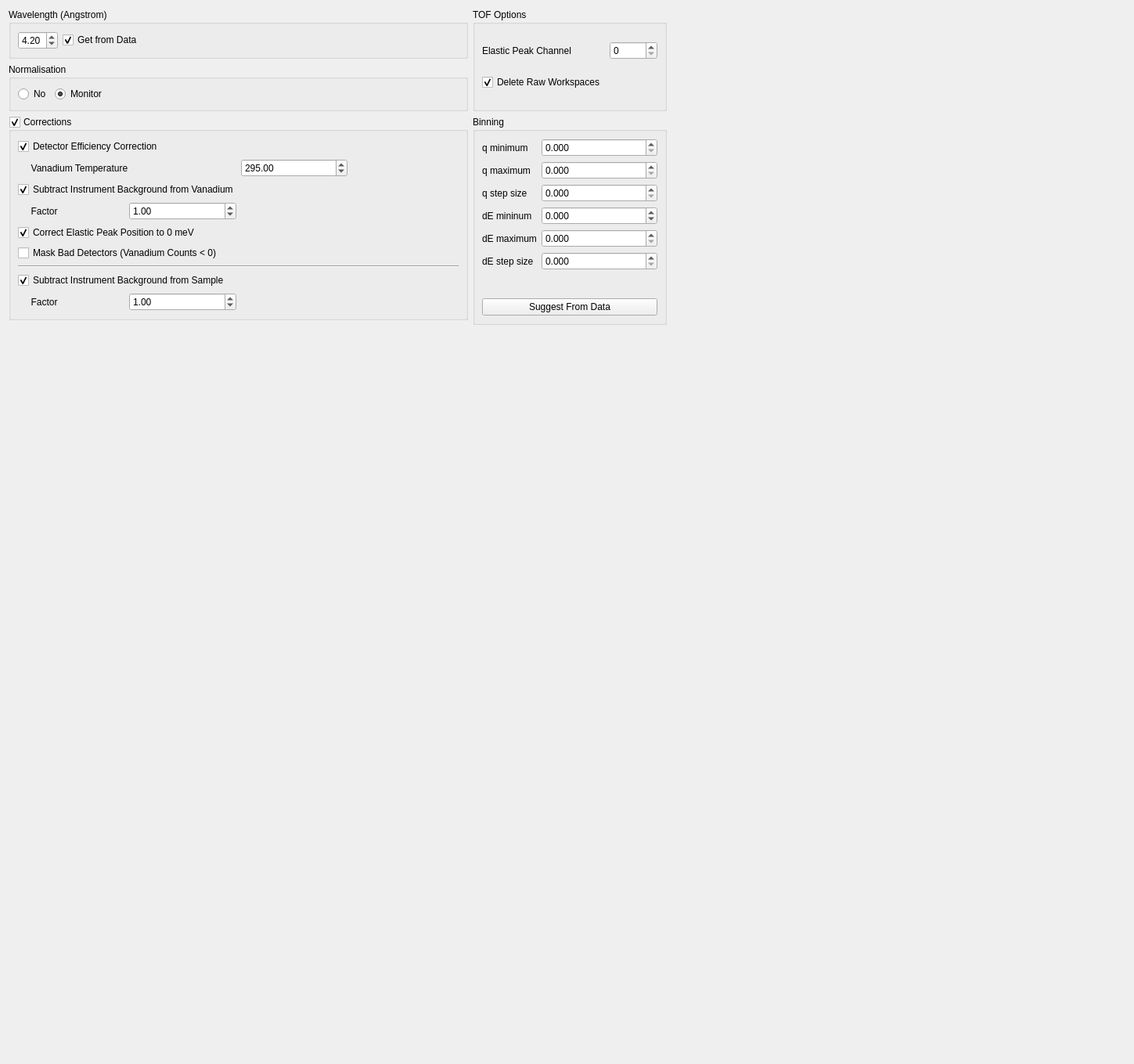
<?xml version="1.0" encoding="UTF-8"?>
<ui version="4.0">
 <class>Form</class>
 <widget class="QWidget" name="Form">
  <property name="geometry">
   <rect>
    <x>0</x>
    <y>0</y>
    <width>1449</width>
    <height>1359</height>
   </rect>
  </property>
  <property name="windowTitle">
   <string>Form</string>
  </property>
  <layout class="QGridLayout" name="gridLayout">
   <item row="10" column="0">
    <spacer name="verticalSpacer">
     <property name="orientation">
      <enum>Qt::Vertical</enum>
     </property>
     <property name="sizeHint" stdset="0">
      <size>
       <width>20</width>
       <height>40</height>
      </size>
     </property>
    </spacer>
   </item>
   <item row="5" column="2">
    <spacer name="horizontalSpacer">
     <property name="orientation">
      <enum>Qt::Horizontal</enum>
     </property>
     <property name="sizeHint" stdset="0">
      <size>
       <width>40</width>
       <height>20</height>
      </size>
     </property>
    </spacer>
   </item>
   <item row="0" column="0">
    <widget class="QGroupBox" name="groupBox">
     <property name="title">
      <string>Wavelength (Angstrom)</string>
     </property>
     <layout class="QHBoxLayout" name="horizontalLayout">
      <item>
       <widget class="QDoubleSpinBox" name="dSB_wavelength">
        <property name="maximum">
         <double>9.000000000000000</double>
        </property>
        <property name="singleStep">
         <double>0.100000000000000</double>
        </property>
        <property name="value">
         <double>4.200000000000000</double>
        </property>
       </widget>
      </item>
      <item>
       <widget class="QCheckBox" name="cB_get_wavelength">
        <property name="text">
         <string>Get from Data</string>
        </property>
        <property name="checked">
         <bool>true</bool>
        </property>
       </widget>
      </item>
      <item>
       <spacer name="horizontalSpacer_3">
        <property name="orientation">
         <enum>Qt::Horizontal</enum>
        </property>
        <property name="sizeHint" stdset="0">
         <size>
          <width>40</width>
          <height>20</height>
         </size>
        </property>
       </spacer>
      </item>
     </layout>
    </widget>
   </item>
   <item row="1" column="0">
    <widget class="QGroupBox" name="gB_normalisation_2">
     <property name="title">
      <string>Normalisation</string>
     </property>
     <layout class="QHBoxLayout" name="horizontalLayout_6">
      <item>
       <widget class="QRadioButton" name="rB_norm_no">
        <property name="text">
         <string>No</string>
        </property>
        <property name="checked">
         <bool>false</bool>
        </property>
       </widget>
      </item>
      <item>
       <widget class="QRadioButton" name="rB_norm_monitor">
        <property name="text">
         <string>Monitor</string>
        </property>
        <property name="checked">
         <bool>true</bool>
        </property>
       </widget>
      </item>
      <item>
       <spacer name="horizontalSpacer_6">
        <property name="orientation">
         <enum>Qt::Horizontal</enum>
        </property>
        <property name="sizeHint" stdset="0">
         <size>
          <width>40</width>
          <height>20</height>
         </size>
        </property>
       </spacer>
      </item>
     </layout>
    </widget>
   </item>
   <item row="0" column="1" rowspan="2">
    <widget class="QGroupBox" name="gB_tof_options">
     <property name="title">
      <string>TOF Options</string>
     </property>
     <layout class="QGridLayout" name="gridLayout_2">
      <item row="0" column="0">
       <widget class="QLabel" name="l_epp_corr">
        <property name="text">
         <string>Elastic Peak Channel</string>
        </property>
       </widget>
      </item>
      <item row="1" column="0">
       <widget class="QCheckBox" name="cB_delete_raw">
        <property name="text">
         <string>Delete Raw Workspaces</string>
        </property>
        <property name="checked">
         <bool>true</bool>
        </property>
       </widget>
      </item>
      <item row="0" column="1">
       <widget class="QSpinBox" name="SB_epp_channel">
        <property name="maximum">
         <number>10000</number>
        </property>
       </widget>
      </item>
     </layout>
    </widget>
   </item>
   <item row="3" column="0" rowspan="3">
    <widget class="QGroupBox" name="gB_corrections">
     <property name="title">
      <string>Corrections</string>
     </property>
     <property name="checkable">
      <bool>true</bool>
     </property>
     <property name="checked">
      <bool>true</bool>
     </property>
     <layout class="QGridLayout" name="gridLayout_5">
      <item row="13" column="0" colspan="3">
       <widget class="QCheckBox" name="cB_correct_elastic_peak_position">
        <property name="text">
         <string>Correct Elastic Peak Position to 0 meV</string>
        </property>
        <property name="checked">
         <bool>true</bool>
        </property>
       </widget>
      </item>
      <item row="11" column="1">
       <widget class="QDoubleSpinBox" name="dSB_vana_back_factor">
        <property name="maximum">
         <double>10.000000000000000</double>
        </property>
        <property name="singleStep">
         <double>0.100000000000000</double>
        </property>
        <property name="value">
         <double>1.000000000000000</double>
        </property>
       </widget>
      </item>
      <item row="0" column="0" colspan="4">
       <widget class="QCheckBox" name="cB_det_efficiency">
        <property name="text">
         <string>Detector Efficiency Correction</string>
        </property>
        <property name="checked">
         <bool>true</bool>
        </property>
       </widget>
      </item>
      <item row="1" column="2">
       <widget class="QDoubleSpinBox" name="dSB_vanadium_temperature">
        <property name="maximum">
         <double>999.000000000000000</double>
        </property>
        <property name="value">
         <double>295.000000000000000</double>
        </property>
       </widget>
      </item>
      <item row="10" column="0" colspan="4">
       <widget class="QCheckBox" name="cB_substract_vana_back">
        <property name="text">
         <string>Subtract Instrument Background from Vanadium</string>
        </property>
        <property name="checked">
         <bool>true</bool>
        </property>
       </widget>
      </item>
      <item row="16" column="0" colspan="4">
       <widget class="QCheckBox" name="cB_substract_sample_back">
        <property name="text">
         <string>Subtract Instrument Background from Sample</string>
        </property>
        <property name="checked">
         <bool>true</bool>
        </property>
       </widget>
      </item>
      <item row="1" column="0" colspan="2">
       <widget class="QLabel" name="l_vanadium_temperature">
        <property name="text">
         <string>     Vanadium Temperature</string>
        </property>
       </widget>
      </item>
      <item row="14" column="0" colspan="4">
       <widget class="QCheckBox" name="cB_mask_bad_detectors">
        <property name="text">
         <string>Mask Bad Detectors (Vanadium Counts &lt; 0)</string>
        </property>
       </widget>
      </item>
      <item row="15" column="0" colspan="4">
       <widget class="Line" name="line">
        <property name="orientation">
         <enum>Qt::Horizontal</enum>
        </property>
       </widget>
      </item>
      <item row="11" column="0">
       <widget class="QLabel" name="l_background_factor">
        <property name="text">
         <string>     Factor</string>
        </property>
       </widget>
      </item>
      <item row="17" column="0">
       <widget class="QLabel" name="l_sample_back_factor">
        <property name="text">
         <string>     Factor</string>
        </property>
       </widget>
      </item>
      <item row="17" column="1">
       <widget class="QDoubleSpinBox" name="dSB_sample_back_factor">
        <property name="maximum">
         <double>10.000000000000000</double>
        </property>
        <property name="singleStep">
         <double>0.100000000000000</double>
        </property>
        <property name="value">
         <double>1.000000000000000</double>
        </property>
       </widget>
      </item>
     </layout>
    </widget>
   </item>
   <item row="3" column="1" rowspan="4">
    <widget class="QGroupBox" name="gB_binning">
     <property name="title">
      <string>Binning</string>
     </property>
     <layout class="QVBoxLayout" name="verticalLayout">
      <item>
       <layout class="QFormLayout" name="formLayout">
        <item row="0" column="0">
         <widget class="QLabel" name="l_q_min">
          <property name="text">
           <string>q minimum</string>
          </property>
         </widget>
        </item>
        <item row="0" column="1">
         <widget class="QDoubleSpinBox" name="dSB_q_min">
          <property name="decimals">
           <number>3</number>
          </property>
         </widget>
        </item>
        <item row="1" column="0">
         <widget class="QLabel" name="l_q_max">
          <property name="text">
           <string>q maximum</string>
          </property>
         </widget>
        </item>
        <item row="1" column="1">
         <widget class="QDoubleSpinBox" name="dSB_q_max">
          <property name="decimals">
           <number>3</number>
          </property>
         </widget>
        </item>
        <item row="2" column="0">
         <widget class="QLabel" name="l_q_step">
          <property name="text">
           <string>q step size</string>
          </property>
         </widget>
        </item>
        <item row="2" column="1">
         <widget class="QDoubleSpinBox" name="dSB_q_step">
          <property name="decimals">
           <number>3</number>
          </property>
         </widget>
        </item>
        <item row="3" column="0">
         <widget class="QLabel" name="l_dE_min">
          <property name="text">
           <string>dE mininum</string>
          </property>
         </widget>
        </item>
        <item row="3" column="1">
         <widget class="QDoubleSpinBox" name="dSB_dE_min">
          <property name="decimals">
           <number>3</number>
          </property>
          <property name="minimum">
           <double>-99.000000000000000</double>
          </property>
         </widget>
        </item>
        <item row="4" column="0">
         <widget class="QLabel" name="l_dE_max">
          <property name="text">
           <string>dE maximum</string>
          </property>
         </widget>
        </item>
        <item row="4" column="1">
         <widget class="QDoubleSpinBox" name="dSB_dE_max">
          <property name="decimals">
           <number>3</number>
          </property>
         </widget>
        </item>
        <item row="5" column="0">
         <widget class="QLabel" name="l_dE_step">
          <property name="text">
           <string>dE step size</string>
          </property>
         </widget>
        </item>
        <item row="5" column="1">
         <widget class="QDoubleSpinBox" name="dSB_dE_step">
          <property name="decimals">
           <number>3</number>
          </property>
         </widget>
        </item>
       </layout>
      </item>
      <item>
       <widget class="QPushButton" name="pB_estimate">
        <property name="text">
         <string>Suggest From Data</string>
        </property>
       </widget>
      </item>
     </layout>
    </widget>
   </item>
  </layout>
 </widget>
 <resources/>
 <connections/>
</ui>
